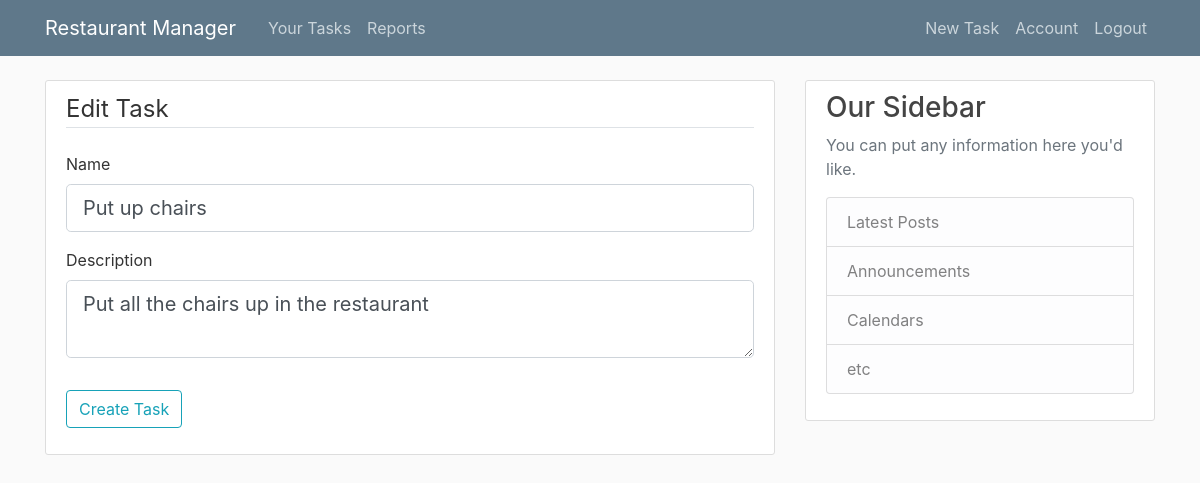
Screenshot of /task/9/update (signed in) with the database file from the repository.
### restaurantmanager/models.py (models this page shows, shortened)
class Task(db.Model):
    id = db.Column(db.Integer, primary_key=True)
    name = db.Column(db.String(30), nullable=False)
    description = db.Column(db.String(250), nullable=True)
    r_id = db.Column(db.Integer, db.ForeignKey('restaurant.id'), nullable=False)

### restaurantmanager/routes.py (the view)
@app.route('/task/<int:task_id>/update', methods=['GET', 'POST'])
@login_required
def update_task(task_id):
    task = Task.query.get_or_404(task_id)
    role = Role.query.filter_by(user_id=current_user.id).first()
    r_id = role.r_id
    if task.restaurant.id != r_id:
        abort(403)
    form = TaskForm()
    if form.validate_on_submit():
        task.name = form.name.data
        task.description = form.description.data
        db.session.commit()
        flash('Your task has been updated!', 'success')
        return redirect(url_for('task', task_id=task.id))
    elif request.method == 'GET':
        form.name.data = task.name
        form.description.data = task.description
    return render_template('create_task.html', title = 'Edit Task', form=form, legend='Edit Task')

### restaurantmanager/forms.py
class TaskForm(FlaskForm):
    name = StringField('Name', validators=[DataRequired()])
    description = TextAreaField('Description')
    submit = SubmitField('Create Task')

### restaurantmanager/models.py (called while the page is built)
@login_manager.user_loader
def load_user(user_id):
    return User.query.get(int(user_id))

### restaurantmanager/Templates/create_task.html (shortened to what this page needs)
{% extends "layout.html" %}
{% block content %}
    <div class="content-section">
        <form method="POST" action="">
                <fieldset class="form-group">
                        <legend class="border-bottom mb-4">{{ legend }}</legend>
                        <div class="form-group">
                            {{ form.name.label(class="form-control-label") }}
                            {% if form.name.errors %}
                                {{ form.name(class="form-control form-control-lg is-invalid") }}
                                <div class="invalid-feedback">
                                    {% for error in form.name.errors %}
                                        <span>{{ error }}</span>
                                    {% endfor %}
                                </div>
                            {% else %}
                                {{ form.name(class="form-control form-control-lg") }}
                            {% endif %}
                        </div>
                        <div class="form-group">
                            {{ form.description.label(class="form-control-label") }}
                            {% if form.description.errors %}
                                {{ form.description(class="form-control form-control-lg is-invalid") }}
                                <div class="invalid-feedback">
                                    {% for error in form.description.errors %}
                                        <span>{{ error }}</span>
                                    {% endfor %}
                                </div>
                            {% else %}
                                {{ form.description(class="form-control form-control-lg") }}
                            {% endif %}
                        </div>
                </fieldset>
                <div class="form-group">
                    {{ form.submit(class="btn btn-outline-info")}}
                </div>
        </form>
    </div>
{% endblock content %}

### restaurantmanager/static/main.css (style rules this page uses)
body { background: #fafafa; color: #333333; margin-top: 5rem; }
.content-section { background: #ffffff; padding: 10px 20px; border: 1px solid #dddddd; border-radius: 3px; margin-bottom: 20px; }

### rows the page displays
Task: name "Put up chairs", description "Put all the chairs up in the restaurant"

### other values shown
{{ legend }} "Edit Task"
